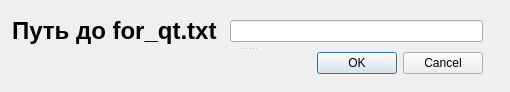
<?xml version="1.0" encoding="UTF-8"?>
<ui version="4.0">
 <class>Dialog</class>
 <widget class="QDialog" name="Dialog">
  <property name="geometry">
   <rect>
    <x>0</x>
    <y>0</y>
    <width>510</width>
    <height>92</height>
   </rect>
  </property>
  <property name="windowTitle">
   <string>Dialog</string>
  </property>
  <widget class="QSplitter" name="splitter">
   <property name="geometry">
    <rect>
     <x>12</x>
     <y>15</y>
     <width>471</width>
     <height>61</height>
    </rect>
   </property>
   <property name="orientation">
    <enum>Qt::Vertical</enum>
   </property>
   <widget class="QWidget" name="layoutWidget">
    <layout class="QHBoxLayout" name="horizontalLayout">
     <item>
      <widget class="QLabel" name="label">
       <property name="text">
        <string>&lt;html&gt;&lt;head/&gt;&lt;body&gt;&lt;p&gt;&lt;span style=&quot; font-size:18pt; font-weight:600;&quot;&gt;Путь до for_qt.txt &lt;/span&gt;&lt;/p&gt;&lt;/body&gt;&lt;/html&gt;</string>
       </property>
      </widget>
     </item>
     <item>
      <widget class="QLineEdit" name="lineEdit"/>
     </item>
    </layout>
   </widget>
   <widget class="QDialogButtonBox" name="buttonBox">
    <property name="standardButtons">
     <set>QDialogButtonBox::Cancel|QDialogButtonBox::Ok</set>
    </property>
   </widget>
  </widget>
 </widget>
 <resources/>
 <connections/>
</ui>
